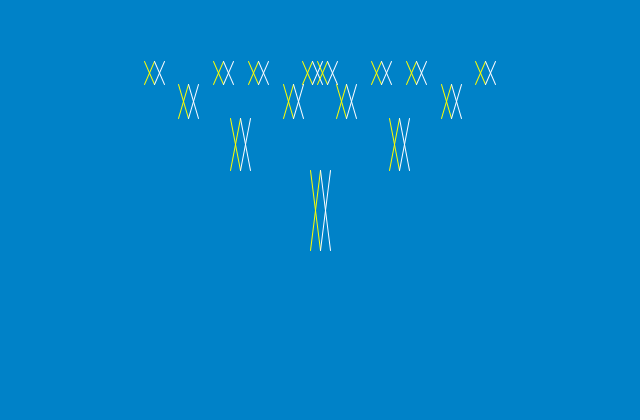
Frame 1 (no input)
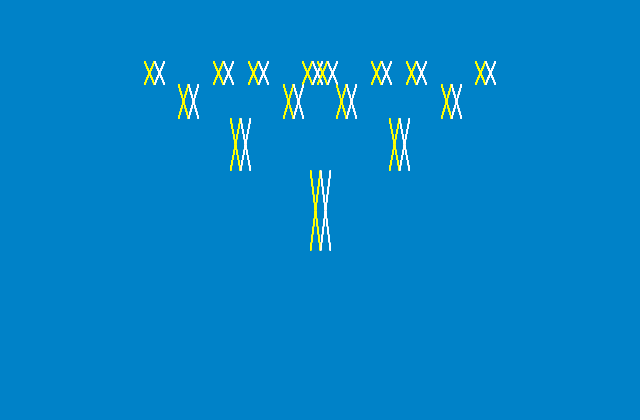
Frame 60 (the mouse pressed at the canvas centre just before this capture)
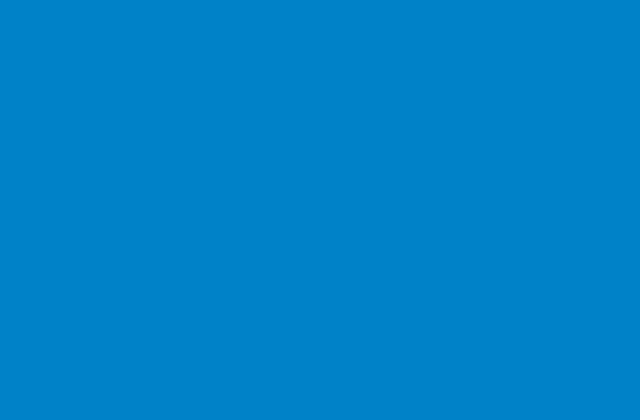
Frame 120 (the mouse held since frame 60 and released just before this capture)

The Processing sketch that drew these frames (run headless with seeded random() and noise(); from frame 60 on, the mouse is pressed at the canvas centre):

// Processing sketch: 10print_variazione
// ── 10print_variazione.pde
float theta;   

void setup() {
background(#0082c8);
size(640, 420);

}

void draw() {
frameRate(30); // Numero di frame 
strokeWeight(1); // Spessore delle linee
float a = (mouseX / (float) width) * 360f; // Generazione di un angolo da 0 a 360 gradi in base alla posizione del mouse
theta = radians(a); // Conversione in radianti
translate(width/2, height); // Posizione delle linee sull'asse x
translate(0, -170); // Posizione delle linee sull'asse y
slash(120); // Numero di ramificazioni

}

void slash(float h) {
h *= 0.66; // Ogni linea è lunga 2/3 rispetto alle dimensioni di quella precedente
  
  if (mousePressed) {
  background(#0082c8); // Cliccando con il mouse si resetta la schermata
  
} else {
    
if (h > 20) {
  pushMatrix();    // Salvataggio dello stato attuale della trasformazione (cioè il sistema di coordinate corrente)
      rotate(theta);   // Rotazione delle linee
      float c = map(mouseX, 0, width, 255, 0); // Controllo del movimento del primo gruppo attraverso il mouse
      stroke(255, c, 0); // Colorazione della linea
      line(-10, 0, 0, -h);  // Creazione della prima linea   
      translate(0, -h); // Posizionamento sugli assi x e y della prima linea
      line(-10, 0, 0, h); 
      translate(h, 0);
      slash(h);       // Creazione di sottogruppi di linee
      popMatrix();     // Ripristino dello stato precedente della matrice
      
// Ripetizione delle operazione per il secondo gruppo di linee
      
pushMatrix();
      rotate(-theta);
      float d = map(mouseX, 0, width, 0, 255);
      stroke(255);
      line(10, 0, 0, -h);
      translate(0, -h);
      line(10, 0, 0, h);
      translate(-h, 0);
      slash(h);
      popMatrix();
 }
}
  
if (keyPressed) { // premendo il tasto "s", l'immagine "frame.jpg" viene salvata nello Sketch folder
    
if (key == 's') {
      save("frame.jpg");
    }
  }
}
